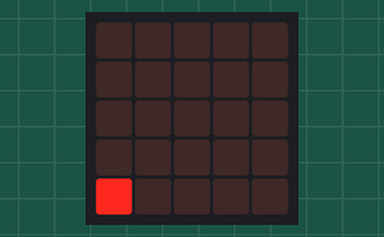
This program was run on a simulated BBC micro:bit (MakeCode). Parts: the board's 5×5 LED display.

Above: at 0.2 s.
At 1.0 s:
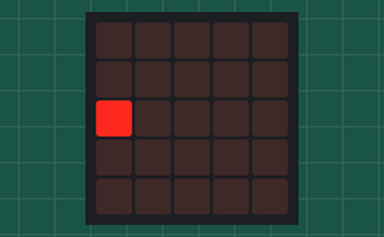
At 2.2 s:
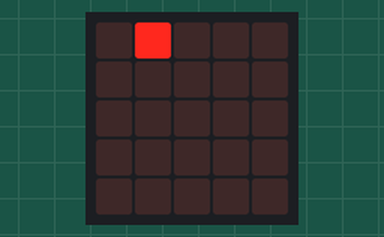
At 4.2 s:
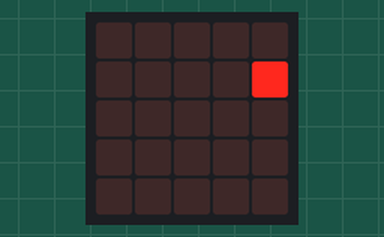
At 6.2 s:
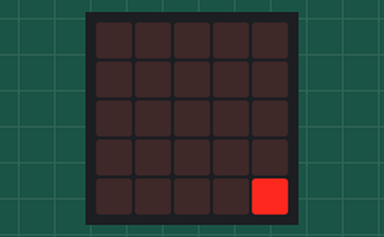
At 8.62 s:
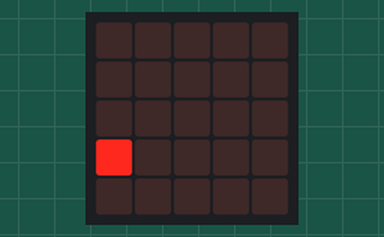

The program:

main.ts
```typescript
let y = 0
let x = 0
basic.forever(function () {
    y = 5
    for (let index = 0; index < 5; index++) {
        y += -1
        led.plot(0, y)
        basic.pause(200)
        led.plot(0, y)
        basic.pause(200)
        basic.clearScreen()
    }
    x = 0
    for (let index = 0; index < 5; index++) {
        x += 1
        led.plot(x, 0)
        basic.pause(200)
        led.plot(x, 0)
        basic.pause(200)
        basic.clearScreen()
    }
    y = 0
    for (let index = 0; index < 5; index++) {
        y += 1
        led.plot(4, y)
        basic.pause(200)
        led.plot(4, y)
        basic.pause(200)
        basic.clearScreen()
    }
    x = 5
    for (let index = 0; index < 5; index++) {
        x += -1
        led.plot(x, 4)
        basic.pause(200)
        led.plot(x, 4)
        basic.pause(200)
        basic.clearScreen()
    }
})
```

test.ts
```typescript
// aquí va el archivo "tests"; esto no se compilará cuando este paquete se utilice como una extensión.
```

Measured:
- by itself, everything shown: repeats every 8.0 s, in 21 steps
- what the display in image 1 shows lasts 0.4 s, from 0.8 s to 1.2 s
